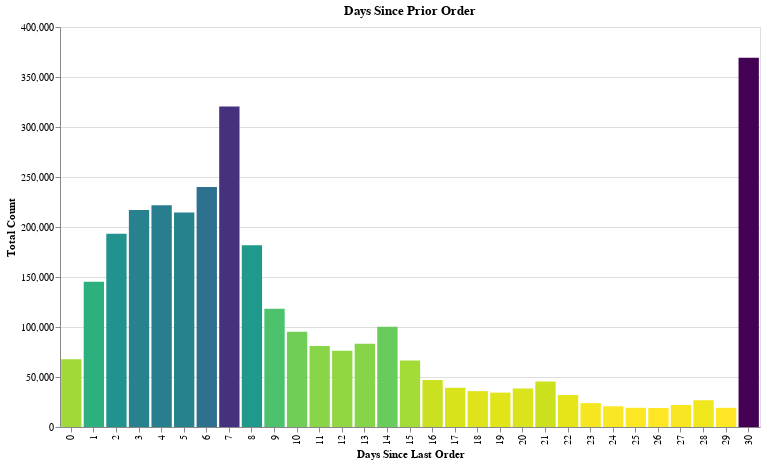

Notebook code for this chart:
### Code cell
prev_order_chart = alt.Chart(days_since_prior).mark_bar().encode(
    alt.X("days_since_prior_order:O", bin=False, title="Days Since Last Order"),
    alt.Y('count:Q', title="Total Count"),
    color = alt.Color('count', legend=None, sort="descending", scale=alt.Scale(scheme='viridis')),
    tooltip=[alt.Tooltip('days_since_prior_order:Q', title="Days since Last Order"), alt.Tooltip('count:Q'), alt.Tooltip('pct_of_total:Q')]
    ).properties(title="Days Since Prior Order", width=700, height=400)

prev_order_chart

### Figure 1 — Vega-Lite specification as saved in the notebook (floating-point values rounded to 4 significant figures)
{"$schema": "https://vega.github.io/schema/vega-lite/v2.6.0.json", "config": {"background": "white", "view": {"height": 300, "width": 400}}, "data": {"name": "data-3db4bc69f8a7856b0194699416cd89c2"}, "datasets": {"data-3db4bc69f8a7856b0194699416cd89c2": [{"count": 67755, "days_since_prior_order": 0, "pct_of_total": 2.11}, {"count": 145247, "days_since_prior_order": 1, "pct_of_total": 4.52}, {"count": 193206, "days_since_prior_order": 2, "pct_of_total": 6.01}, {"count": 217005, "days_since_prior_order": 3, "pct_of_total": 6.75}, {"count": 221696, "days_since_prior_order": 4, "pct_of_total": 6.9}, {"count": 214503, "days_since_prior_order": 5, "pct_of_total": 6.67}, {"count": 240013, "days_since_prior_order": 6, "pct_of_total": 7.47}, {"count": 320608, "days_since_prior_order": 7, "pct_of_total": 9.97}, {"count": 181717, "days_since_prior_order": 8, "pct_of_total": 5.65}, {"count": 118188, "days_since_prior_order": 9, "pct_of_total": 3.68}, {"count": 95186, "days_since_prior_order": 10, "pct_of_total": 2.96}, {"count": 80970, "days_since_prior_order": 11, "pct_of_total": 2.52}, {"count": 76146, "days_since_prior_order": 12, "pct_of_total": 2.37}, {"count": 83214, "days_since_prior_order": 13, "pct_of_total": 2.59}, {"count": 100230, "days_since_prior_order": 14, "pct_of_total": 3.12}, {"count": 66579, "days_since_prior_order": 15, "pct_of_total": 2.07}, {"count": 46941, "days_since_prior_order": 16, "pct_of_total": 1.46}, {"count": 39245, "days_since_prior_order": 17, "pct_of_total": 1.22}, {"count": 35881, "days_since_prior_order": 18, "pct_of_total": 1.12}, {"count": 34384, "days_since_prior_order": 19, "pct_of_total": 1.07}, {"count": 38527, "days_since_prior_order": 20, "pct_of_total": 1.2}, {"count": 45470, "days_since_prior_order": 21, "pct_of_total": 1.41}, {"count": 32012, "days_since_prior_order": 22, "pct_of_total": 1}, {"count": 23885, "days_since_prior_order": 23, "pct_of_total": 0.74}, {"count": 20712, "days_since_prior_order": 24, "pct_of_total": 0.64}, {"count": 19234, "days_since_prior_order": 25, "pct_of_total": 0.6}, {"count": 19016, "days_since_prior_order": 26, "pct_of_total": 0.59}, {"count": 22013, "days_since_prior_order": 27, "pct_of_total": 0.68}, {"count": 26777, "days_since_prior_order": 28, "pct_of_total": 0.83}, {"count": 19191, "days_since_prior_order": 29, "pct_of_total": 0.6}, {"count": 369323, "days_since_prior_order": 30, "pct_of_total": 11.49}]}, "encoding": {"color": {"field": "count", "legend": null, "scale": {"scheme": "viridis"}, "sort": "descending", "type": "quantitative"}, "tooltip": [{"field": "days_since_prior_order", "title": "Days since Last Order", "type": "quantitative"}, {"field": "count", "type": "quantitative"}, {"field": "pct_of_total", "type": "quantitative"}], "x": {"bin": false, "field": "days_since_prior_order", "title": "Days Since Last Order", "type": "ordinal"}, "y": {"field": "count", "title": "Total Count", "type": "quantitative"}}, "height": 400, "mark": "bar", "title": "Days Since Prior Order", "width": 700}
